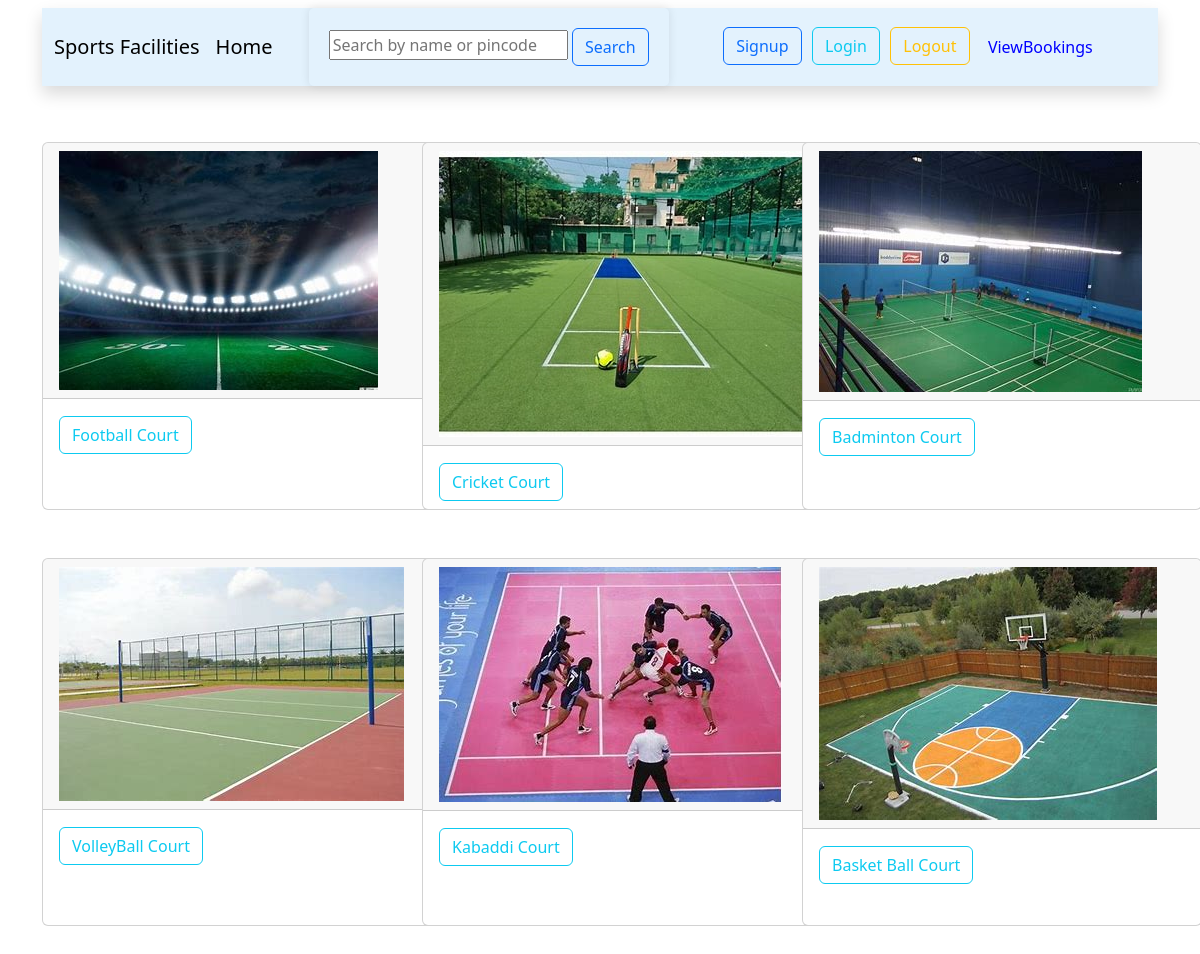
The page / on the database its author committed.
### courts/models.py (models this page shows, shortened)
class Facility(models.Model):
    name = models.CharField(max_length=100)
    description = models.TextField()
    location = models.CharField(max_length=255)
    pincode = models.CharField(max_length=10)
    price_per_hour = models.DecimalField(max_digits=10, decimal_places=2, default=10.00)
    image = models.ImageField(upload_to='facility_images/')

### courts/views.py (the view)
# urls.py: path('', views.facility_list, name='facility_list'),
def facility_list(request):
    query = request.GET.get('query', '')
    print(f"Received query: {query}")  # Debug statement
    if query:
        facilities = Facility.objects.filter(
            Q(name__icontains=query) | Q(pincode__icontains=query)
        )
        print(f"Filtered facilities: {facilities}")  # Debug statement
    else:
        facilities = Facility.objects.all()
    return render(request, 'facility_list.html', {'facilities': facilities})

### template/facility_list.html (shortened to what this page needs)
<!DOCTYPE html>
<html>
<head>
    {% load static %}
    <link rel="stylesheet" type="text/css" href="{% static 'css/style.css' %}">
    <link href="https://cdn.jsdelivr.net/npm/bootstrap@5.3.3/dist/css/bootstrap.min.css" rel="stylesheet">
    <link href='https://unpkg.com/boxicons@2.1.4/css/boxicons.min.css' rel='stylesheet'>
</head>
    <div class="container " >
        <div class="row">
            <div class="col-lg-12">
                <nav class="navbar navbar-expand-lg" >
                    <div class="container-fluid shadow" style="background-color: #e3f2fd;">
                      <a class="navbar-brand" href="/">Sports Facilities</a>
                      <ul class="navbar-nav me-auto mb-2 mb-lg-0">
                        <li class="nav-item">
                          <a class="navbar-brand" aria-current="page" href="/">Home</a>
                        </li>
                      </ul>
                      <form method="GET" action="{% url 'facility_list' %}" style="margin-right: 5%; background-color: transparent;" >
                        <input type="search" name="query" placeholder="Search by name or pincode" aria-label="Search"  value="{{ request.GET.query }}">
                        <button type="submit" class="btn btn-outline-primary">Search</button>
                    </form>
                        <div class="d-flex" role="search" style="margin-right: 7%;">
                          <ul class="navbar-nav me-auto mb-2 mb-lg-0">
                          <li class="nav-item" style="margin-right: 3%;">
                            <a class=" btn btn-outline-primary"   href="signup">Signup</a>
                          </li>
                          <li class="nav-item" style="margin-right: 3%;">
                            <a class="btn btn-outline-info"  href="login">Login</a>
                          </li>
                          <li class="nav-item" style="margin-right: 3%;">
                            <a class="btn btn-outline-warning"  value="Logout" href="{% url 'logout' %}">Logout</a>
                          </li>
                          <li class="nav-item" style="margin-right: 3%;">
                            <a class="nav-link " style="color: blue;" href="{% url 'booking_list' %}" >ViewBookings</a>
                          </li>
                          </ul>
                        </div>
                      </div>
                    </div>
            </div>
        </div>
        <div class="container">
          <div class="row">
              <div class="col-lg-12">
                  <div class="row mt-5">
                      {% for facility in facilities %}
                      <div class="col-lg-4">
                        <div class="card mb-5" style="height: 23rem; width: 25rem;">
                          <div class="card-header" >
                            <img src="{{ facility.image.url }}" alt="{{ facility.name }}">
                          </div>
                          <div class="card-body">
                            <h3><a class="btn btn-outline-info" href="{% url 'facility_detail' facility.pk %}">{{ facility.name }}</a></h3>
                          </div>
                        </div>
                      </div>
                      {% endfor %}
                  </div>
              </div>
          </div>
      </div>
</body>
</html>

### static/css/style.css (style rules this page uses)
ul { list-style-type: none; padding: 0; }
ul li { margin: 5px 0; }
a { color: #0066cc; text-decoration: none; }
form { background-color: #fff; padding: 20px; border-radius: 5px; box-shadow: 0 0 10px rgba(0, 0, 0, 0.1); }
form button { background-color: #0066cc; color: #fff; border: none; padding: 10px 20px; border-radius: 5px; cursor: pointer; }

### rows shown on the page
Facility: image (picture), name "Football Court"
Facility: image (picture), name "Cricket Court"
Facility: image (picture), name "Badminton Court"
Facility: image (picture), name "VolleyBall Court"
Facility: image (picture), name "Kabaddi Court"
Facility: image (picture), name "Basket Ball Court"
